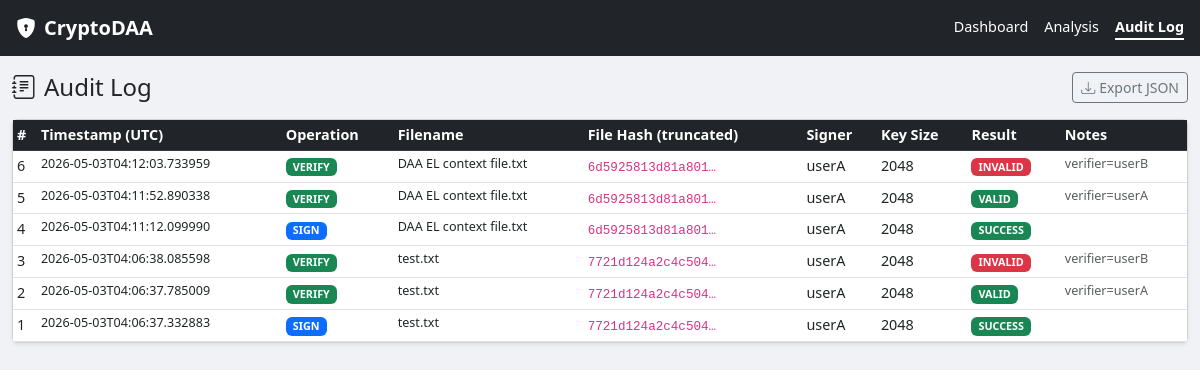
Screenshot of /audit with the database file from the repository.
### tables this page shows
CREATE TABLE audit_log (
            id INTEGER PRIMARY KEY AUTOINCREMENT,
            timestamp TEXT,
            operation TEXT,
            filename TEXT,
            file_hash TEXT,
            signer TEXT,
            key_size INTEGER,
            result TEXT,
            notes TEXT
        );

### app.py (the view)
@app.route("/audit")
def audit_page():
    logs = get_all_logs()
    return render_template("audit.html", logs=logs)

### audit/logger.py (called while the page is built)
def _get_conn():
    conn = sqlite3.connect(DB_PATH)
    conn.row_factory = sqlite3.Row
    return conn

def get_all_logs(limit: int = 200) -> list:
    conn = _get_conn()
    rows = conn.execute(
        "SELECT * FROM audit_log ORDER BY id DESC LIMIT ?", (limit,)
    ).fetchall()
    conn.close()
    return [dict(r) for r in rows]

### templates/audit.html (shortened to what this page needs)
{% extends "base.html" %}
{% block content %}
<div class="d-flex justify-content-between align-items-center mb-3">
  <h4 class="mb-0"><i class="bi bi-journal-text me-2"></i>Audit Log</h4>
  <a href="/api/audit" class="btn btn-sm btn-outline-secondary" target="_blank">
    <i class="bi bi-download me-1"></i>Export JSON
  </a>
</div>
<div class="card shadow-sm">
  <div class="card-body p-0">
    <div class="table-responsive">
      <table class="table table-hover table-sm mb-0">
        <thead class="table-dark">
          <tr>
            <th>#</th>
            <th>Timestamp (UTC)</th>
            <th>Operation</th>
            <th>Filename</th>
            <th>File Hash (truncated)</th>
            <th>Signer</th>
            <th>Key Size</th>
            <th>Result</th>
            <th>Notes</th>
          </tr>
        </thead>
        <tbody>
          {% if logs %}
            {% for log in logs %}
            <tr>
              <td>{{ log.id }}</td>
              <td class="text-nowrap small">{{ log.timestamp }}</td>
              <td>
                <span class="badge {% if log.operation == 'SIGN' %}bg-primary{% else %}bg-success{% endif %}">
                  {{ log.operation }}
                </span>
              </td>
              <td class="small">{{ log.filename }}</td>
              <td><code class="small">{{ log.file_hash[:16] }}…</code></td>
              <td>{{ log.signer }}</td>
              <td>{{ log.key_size }}</td>
              <td>
                <span class="badge
                  {% if log.result == 'VALID' or log.result == 'SUCCESS' %}bg-success
                  {% elif log.result == 'INVALID' %}bg-danger
                  {% else %}bg-warning text-dark{% endif %}">
                  {{ log.result }}
                </span>
              </td>
              <td class="small text-muted">{{ log.notes }}</td>
            </tr>
            {% endfor %}
          {% else %}
            <tr>
              <td colspan="9" class="text-center text-muted py-4">No audit records yet. Sign or verify a document to begin.</td>
            </tr>
          {% endif %}
        </tbody>
      </table>
    </div>
  </div>
</div>
{% endblock %}

### templates/base.html (shortened to what this page needs)
<!DOCTYPE html>
<html lang="en">
<head>
  <link rel="stylesheet" href="https://cdn.jsdelivr.net/npm/bootstrap@5.3.0/dist/css/bootstrap.min.css" />
  <link rel="stylesheet" href="https://cdn.jsdelivr.net/npm/bootstrap-icons@1.11.1/font/bootstrap-icons.css" />
  <link rel="stylesheet" href="{{ url_for('static', filename='css/style.css') }}" />
</head>
<body>
  <nav class="navbar navbar-dark bg-dark px-3">
    <a class="navbar-brand fw-bold" href="/"><i class="bi bi-shield-lock-fill me-2"></i>CryptoDAA</a>
    <div class="d-flex gap-3">
      <a class="nav-link text-white {% if request.path == '/' %}active fw-bold{% endif %}" href="/">Dashboard</a>
      <a class="nav-link text-white {% if request.path == '/analysis' %}active fw-bold{% endif %}" href="/analysis">Analysis</a>
      <a class="nav-link text-white {% if request.path == '/audit' %}active fw-bold{% endif %}" href="/audit">Audit Log</a>
    </div>
  </nav>
  <div class="container-fluid py-3">
    {% block content %}{% endblock %}
  </div>
</body>
</html>

### static/css/style.css (style rules this page uses)
body { background: #f0f2f5; font-size: 0.9rem; }
.navbar .nav-link.active { border-bottom: 2px solid #fff; }

### rows the page displays
audit_log: id "6", timestamp "2026-05-03T04:12:03.733959", operation "VERIFY", filename "DAA EL context file.txt", file_hash "6d5925813d81a801", signer "userA", key_size "2048", result "INVALID", notes "verifier=userB"
audit_log: id "5", timestamp "2026-05-03T04:11:52.890338", operation "VERIFY", filename "DAA EL context file.txt", file_hash "6d5925813d81a801", signer "userA", key_size "2048", result "VALID", notes "verifier=userA"
audit_log: id "4", timestamp "2026-05-03T04:11:12.099990", operation "SIGN", filename "DAA EL context file.txt", file_hash "6d5925813d81a801", signer "userA", key_size "2048", result "SUCCESS"
audit_log: id "3", timestamp "2026-05-03T04:06:38.085598", operation "VERIFY", filename "test.txt", file_hash "7721d124a2c4c504", signer "userA", key_size "2048", result "INVALID", notes "verifier=userB"
audit_log: id "2", timestamp "2026-05-03T04:06:37.785009", operation "VERIFY", filename "test.txt", file_hash "7721d124a2c4c504", signer "userA", key_size "2048", result "VALID", notes "verifier=userA"
audit_log: id "1", timestamp "2026-05-03T04:06:37.332883", operation "SIGN", filename "test.txt", file_hash "7721d124a2c4c504", signer "userA", key_size "2048", result "SUCCESS"
